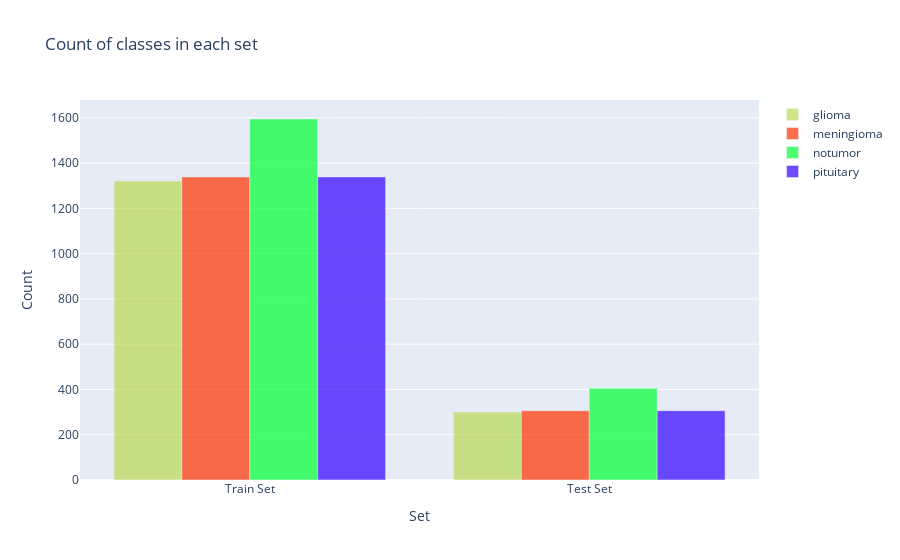

Notebook source saved alongside this figure:
### Markdown cell above
# Visualisation of train-test distribution across different classes

### Code cell
y = dict()
y[0] = []
y[1] = []
y[2] = []
y[3] = []
for set_name in (y_train, y_test):
    y[0].append(np.sum(set_name == 0))
    y[1].append(np.sum(set_name == 1))
    y[2].append(np.sum(set_name == 2))
    y[3].append(np.sum(set_name == 3))

trace0 = go.Bar(
    x=['Train Set', 'Test Set'],
    y=y[0],
    name='glioma',
    marker=dict(color='#bada55'),
    opacity=0.7
)
trace1 = go.Bar(
    x=['Train Set', 'Test Set'],
    y=y[1],
    name='meningioma',
    marker=dict(color='#ff3300'),
    opacity=0.7
)
trace2 = go.Bar(
    x=['Train Set', 'Test Set'],
    y=y[2],
    name='notumor',
    marker=dict(color='#00ff33'),
    opacity=0.7
)
trace3 = go.Bar(
    x=['Train Set', 'Test Set'],
    y=y[1],
    name='pituitary',
    marker=dict(color='#3300ff'),
    opacity=0.7
)
data = [trace0, trace1, trace2, trace3]
layout = go.Layout(
    title='Count of classes in each set',
    xaxis={'title': 'Set'},
    yaxis={'title': 'Count'}
)
fig = go.Figure(data, layout)
iplot(fig)

### Figure 1 — Plotly figure (JSON) as saved in the notebook; plotly's stock layout.template omitted (floating-point values rounded to 4 significant figures)
{"data": [{"marker": {"color": "#bada55"}, "name": "glioma", "opacity": 0.7, "x": ["Train Set", "Test Set"], "y": [1321, 300], "type": "bar"}, {"marker": {"color": "#ff3300"}, "name": "meningioma", "opacity": 0.7, "x": ["Train Set", "Test Set"], "y": [1339, 306], "type": "bar"}, {"marker": {"color": "#00ff33"}, "name": "notumor", "opacity": 0.7, "x": ["Train Set", "Test Set"], "y": [1595, 405], "type": "bar"}, {"marker": {"color": "#3300ff"}, "name": "pituitary", "opacity": 0.7, "x": ["Train Set", "Test Set"], "y": [1339, 306], "type": "bar"}], "layout": {"title": {"text": "Count of classes in each set"}, "xaxis": {"title": {"text": "Set"}}, "yaxis": {"title": {"text": "Count"}}}}
